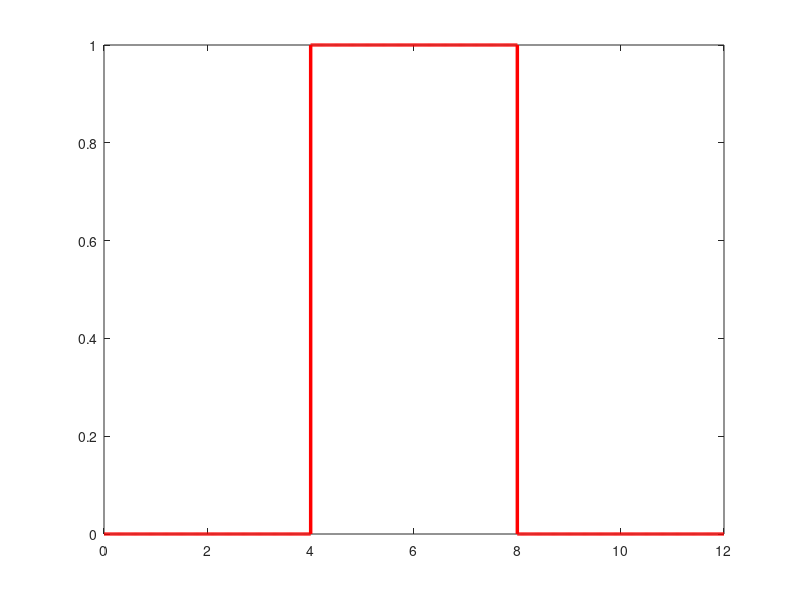

Write the MATLAB code that produced this figure.
t1=0:0.01:4;
t2=4:0.01:8;
t3=8:0.01:12;
t=[t1 t2 t3];
x1=zeros(size(t1));
x2=ones(size(t2));
x3=zeros(size(t3));
x=[x1 x2 x3];
plot(t,x,'r','LineWidth',2.5);
axis([0 12 0 1])